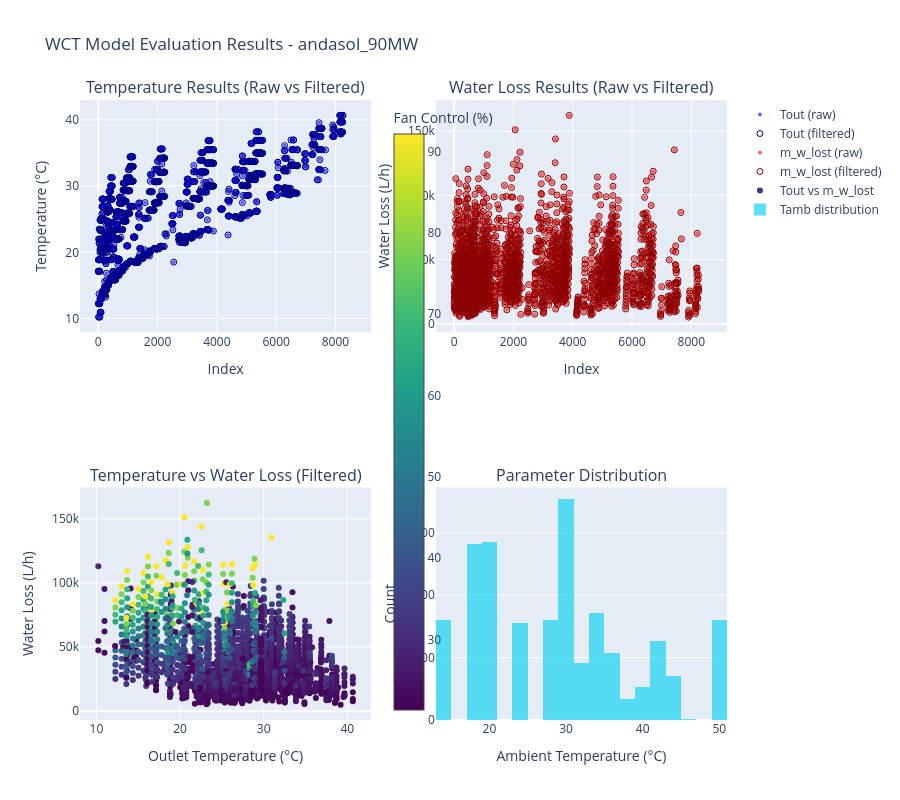
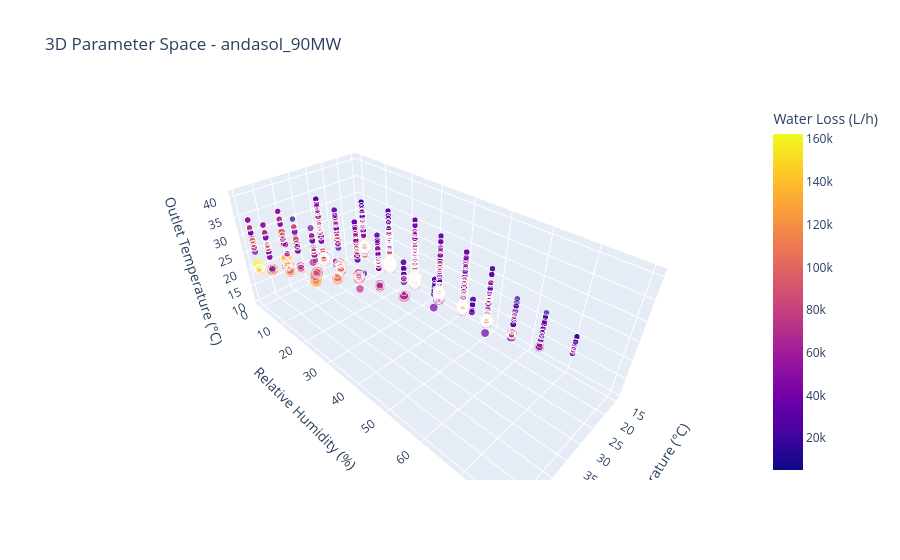

The notebook cell saved with these charts, in order:
### Code cell
fig1, fig2 = evaluator.create_visualization(wct_out_raw=wct_out_raw, wct_out_filtered=wct_out)
fig1.show()
fig2.show()

### Figure 1 — Plotly figure (JSON) as saved in the notebook; plotly's stock layout.template omitted (floating-point values rounded to 4 significant figures; data arrays with more than 128 entries replaced by an {"elided": "..."} marker saying what was removed)
{"data": [{"marker": {"color": "blue", "opacity": 0.6, "size": 4}, "mode": "markers", "name": "Tout (raw)", "showlegend": true, "type": "scatter", "x": {"elided": "8614 int values"}, "xaxis": "x", "y": {"elided": "8614 float values"}, "yaxis": "y"}, {"marker": {"color": "darkblue", "size": 6, "symbol": "circle-open"}, "mode": "markers", "name": "Tout (filtered)", "showlegend": true, "type": "scatter", "x": {"elided": "2212 int values"}, "xaxis": "x", "y": {"elided": "2212 float values"}, "yaxis": "y"}, {"marker": {"color": "red", "opacity": 0.6, "size": 4}, "mode": "markers", "name": "m_w_lost (raw)", "showlegend": true, "type": "scatter", "x": {"elided": "8614 int values"}, "xaxis": "x2", "y": {"elided": "8614 float values"}, "yaxis": "y2"}, {"marker": {"color": "darkred", "size": 6, "symbol": "circle-open"}, "mode": "markers", "name": "m_w_lost (filtered)", "showlegend": true, "type": "scatter", "x": {"elided": "2212 int values"}, "xaxis": "x2", "y": {"elided": "2212 float values"}, "yaxis": "y2"}, {"marker": {"color": {"elided": "2212 float values"}, "colorbar": {"title": {"text": "Fan Control (%)"}, "x": 0.47}, "colorscale": [[0, "#440154"], [0.1111, "#482878"], [0.2222, "#3e4989"], [0.3333, "#31688e"], [0.4444, "#26828e"], [0.5556, "#1f9e89"], [0.6667, "#35b779"], [0.7778, "#6ece58"], [0.8889, "#b5de2b"], [1, "#fde725"]], "size": 6}, "mode": "markers", "name": "Tout vs m_w_lost", "showlegend": true, "type": "scatter", "x": {"elided": "2212 float values"}, "xaxis": "x3", "y": {"elided": "2212 float values"}, "yaxis": "y3"}, {"name": "Tamb distribution", "nbinsx": 20, "opacity": 0.7, "type": "histogram", "x": {"elided": "2212 float values"}, "xaxis": "x4", "yaxis": "y4"}], "layout": {"annotations": [{"font": {"size": 16}, "showarrow": false, "text": "Temperature Results (Raw vs Filtered)", "x": 0.225, "xanchor": "center", "xref": "paper", "y": 1, "yanchor": "bottom", "yref": "paper"}, {"font": {"size": 16}, "showarrow": false, "text": "Water Loss Results (Raw vs Filtered)", "x": 0.775, "xanchor": "center", "xref": "paper", "y": 1, "yanchor": "bottom", "yref": "paper"}, {"font": {"size": 16}, "showarrow": false, "text": "Temperature vs Water Loss (Filtered)", "x": 0.225, "xanchor": "center", "xref": "paper", "y": 0.375, "yanchor": "bottom", "yref": "paper"}, {"font": {"size": 16}, "showarrow": false, "text": "Parameter Distribution", "x": 0.775, "xanchor": "center", "xref": "paper", "y": 0.375, "yanchor": "bottom", "yref": "paper"}], "height": 800, "showlegend": true, "title": {"text": "WCT Model Evaluation Results - andasol_90MW"}, "xaxis": {"anchor": "y", "domain": [0, 0.45], "title": {"text": "Index"}}, "xaxis2": {"anchor": "y2", "domain": [0.55, 1], "title": {"text": "Index"}}, "xaxis3": {"anchor": "y3", "domain": [0, 0.45], "title": {"text": "Outlet Temperature (°C)"}}, "xaxis4": {"anchor": "y4", "domain": [0.55, 1], "title": {"text": "Ambient Temperature (°C)"}}, "yaxis": {"anchor": "x", "domain": [0.625, 1], "title": {"text": "Temperature (°C)"}}, "yaxis2": {"anchor": "x2", "domain": [0.625, 1], "title": {"text": "Water Loss (L/h)"}}, "yaxis3": {"anchor": "x3", "domain": [0, 0.375], "title": {"text": "Water Loss (L/h)"}}, "yaxis4": {"anchor": "x4", "domain": [0, 0.375], "title": {"text": "Count"}}}}

### Figure 2 — Plotly figure (JSON) as saved in the notebook; plotly's stock layout.template omitted (floating-point values rounded to 4 significant figures; data arrays with more than 128 entries replaced by an {"elided": "..."} marker saying what was removed)
{"data": [{"hovertemplate": "Ambient Temperature (°C)=%{x}<br>Relative Humidity (%)=%{y}<br>Outlet Temperature (°C)=%{z}<br>Fan Control (%)=%{marker.size}<br>Water Loss (L/h)=%{marker.color}<extra></extra>", "legendgroup": "", "marker": {"color": {"elided": "2212 float values"}, "coloraxis": "coloraxis", "size": {"elided": "2212 float values"}, "sizemode": "area", "sizeref": 0.2303, "symbol": "circle"}, "mode": "markers", "name": "", "scene": "scene", "showlegend": false, "type": "scatter3d", "x": {"elided": "2212 float values"}, "y": {"elided": "2212 float values"}, "z": {"elided": "2212 float values"}}], "layout": {"coloraxis": {"colorbar": {"title": {"text": "Water Loss (L/h)"}}, "colorscale": [[0, "#0d0887"], [0.1111, "#46039f"], [0.2222, "#7201a8"], [0.3333, "#9c179e"], [0.4444, "#bd3786"], [0.5556, "#d8576b"], [0.6667, "#ed7953"], [0.7778, "#fb9f3a"], [0.8889, "#fdca26"], [1, "#f0f921"]]}, "legend": {"itemsizing": "constant", "tracegroupgap": 0}, "scene": {"domain": {"x": [0, 1], "y": [0, 1]}, "xaxis": {"title": {"text": "Ambient Temperature (°C)"}}, "yaxis": {"title": {"text": "Relative Humidity (%)"}}, "zaxis": {"title": {"text": "Outlet Temperature (°C)"}}}, "title": {"text": "3D Parameter Space - andasol_90MW"}}}
